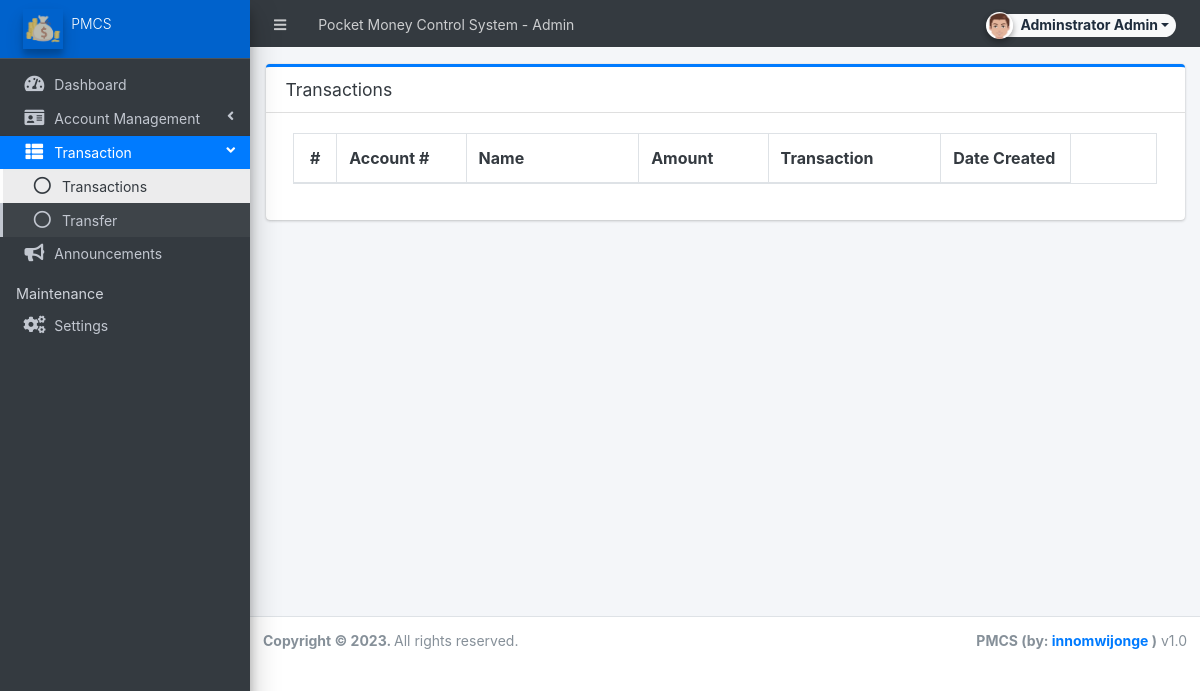
The app's page /admin/?page=transaction (signed in), older data.
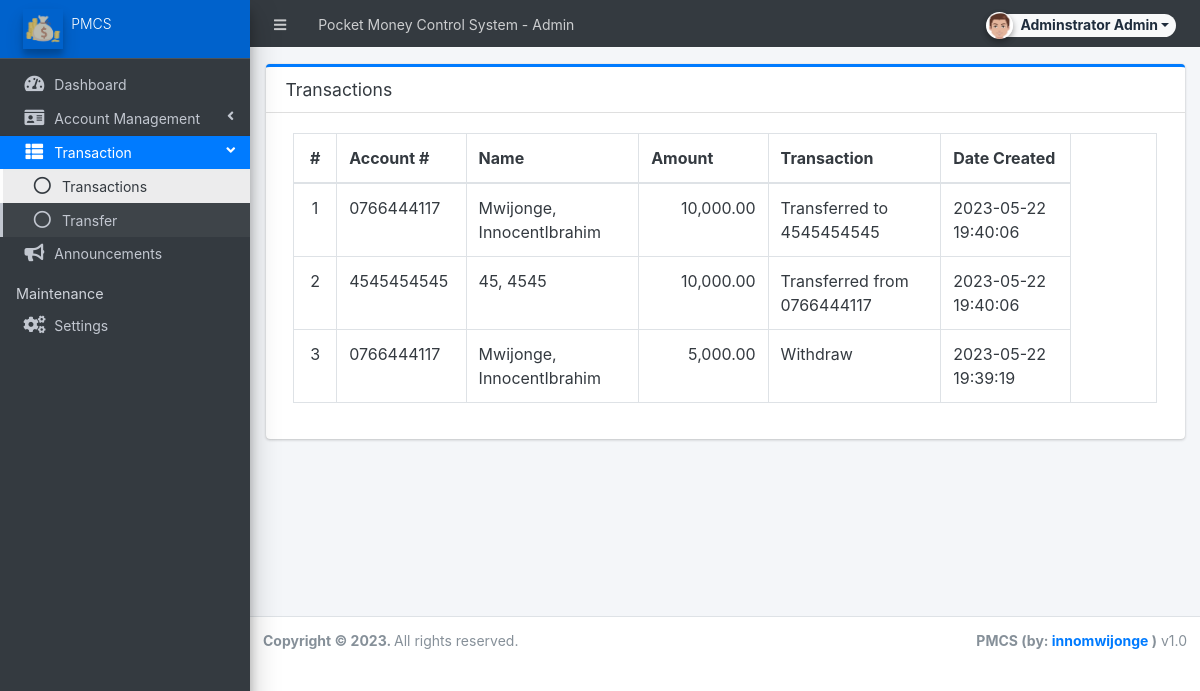
The same page, newer data.
### tables this page shows
CREATE TABLE `transactions` (
  `id` int(30) NOT NULL,
  `account_id` int(30) NOT NULL,
  `type` tinyint(4) NOT NULL COMMENT '1=Cash in, 2= Withdraw, 3=transfer',
  `amount` float NOT NULL,
  `remarks` text DEFAULT NULL,
  `date_created` datetime NOT NULL DEFAULT current_timestamp()
);

CREATE TABLE `accounts` (
  `id` int(30) NOT NULL,
  `account_number` varchar(50) NOT NULL,
  `pin` int(4) NOT NULL,
  `confirmed_pin` text NOT NULL,
  `firstname` varchar(250) NOT NULL,
  `lastname` varchar(250) NOT NULL,
  `middlename` varchar(250) NOT NULL,
  `email` text NOT NULL,
  `balance` float NOT NULL,
  `secqstn` varchar(255) NOT NULL,
  `secans` varchar(255) NOT NULL,
  `date_created` datetime NOT NULL DEFAULT current_timestamp(),
  `date_updated` datetime DEFAULT NULL ON UPDATE current_timestamp()
);

### config.php (called while the page is built, shortened)
<?php
require_once('classes/DBConnection.php');
require_once('classes/SystemSettings.php');
function validate_image($file){
	if(!empty($file)){
		if(is_file(base_app.$file)){
			return base_url.$file;
		}else{
			return base_url.'dist/img/no-image-available.png';
		}
	}else{
		return base_url.'dist/img/no-image-available.png';
	}
}
function isMobileDevice(){
    $aMobileUA = array(
        '/iphone/i' => 'iPhone',
        '/ipod/i' => 'iPod',
        '/ipad/i' => 'iPad',
        '/android/i' => 'Android',
        '/blackberry/i' => 'BlackBerry',
        '/webos/i' => 'Mobile'
    );
    return false;
}
?>

### classes/DBConnection.php (called while the page is built, shortened)
<?php
class DBConnection{
    private $host = DB_SERVER;
    private $username = DB_USERNAME;
    private $password = DB_PASSWORD;
    private $database = DB_NAME;
    public $conn;
    public function __construct(){
        if (!isset($this->conn)) {
            $this->conn = new mysqli($this->host, $this->username, $this->password, $this->database);
        }
    }
}
?>

### admin/transaction/index.php (the view, shortened to what this page needs)
<div class="card card-outline card-primary">
	<div class="card-header">
		<h3 class="card-title">Transactions</h3>
	</div>
	<div class="card-body">
        <div class="container-fluid">
			<table class="table table-bordered table-stripped" id="indi-list">
				<colgroup>
					<col width="5%">
					<col width="15%">
					<col width="20%">
					<col width="15%">
					<col width="20%">
					<col width="15%">
					<col width="10%">
				</colgroup>
				<thead>
					<tr>
						<th class="text-center">#</th>
						<th>Account #</th>
						<th>Name</th>
						<th>Amount</th>
						<th>Transaction</th>
						<th>Date Created</th>
					</tr>
				</thead>
				<tbody>
					<?php
					$i = 1;
						$qry = $conn->query("SELECT t.*,concat(a.lastname,', ',a.firstname, a.middlename) as `name`,a.account_number from `transactions` t inner join `accounts` a on a.id = t.account_id order by unix_timestamp(t.date_created) desc ");
						while($row = $qry->fetch_assoc()):
					?>
						<tr>
							<td class="text-center"><?php echo $i++; ?></td>
							<td><?php echo $row['account_number'] ?></td>
							<td><?php echo $row['name'] ?></td>
							<td class='text-right'><?php echo number_format($row['amount'],2) ?></td>
							<td><?php echo $row['remarks'] ?></td>
							<td><?php echo $row['date_created'] ?></td>
						</tr>
					<?php endwhile; ?>
				</tbody>
			</table>
		</div>
	</div>
</div>

### admin/index.php (shortened to what this page needs)
<?php require_once('../config.php'); ?>
 <!DOCTYPE html>
<html lang="en" class="" style="height: auto;">
<?php require_once('inc/header.php') ?>
  <body class="sidebar-mini layout-fixed control-sidebar-slide-open layout-navbar-fixed sidebar-mini-md sidebar-mini-xs" data-new-gr-c-s-check-loaded="14.991.0" data-gr-ext-installed="" style="height: auto;">
    <div class="wrapper">
     <?php require_once('inc/topBarNav.php') ?>
     <?php require_once('inc/navigation.php') ?>
     <?php $page = isset($_GET['page']) ? $_GET['page'] : 'home';  ?>
      <div class="content-wrapper pt-3" style="min-height: 567.854px;">
        <section class="content  text-dark">
          <div class="container-fluid">
            <?php
              if(!file_exists($page.".php") && !is_dir($page)){
                  include '404.html';
              }else{
                if(is_dir($page))
                  include $page.'/index.php';
                else
                  include $page.'.php';
              }
            ?>
          </div>
        </section>
      </div>
      <?php require_once('inc/footer.php') ?>
  </body>
</html>

### admin/inc/header.php (shortened to what this page needs)
<head>
    <link rel="stylesheet" href="<?php echo base_url ?>plugins/fontawesome-free/css/all.min.css">
    <link rel="stylesheet" href="<?php echo base_url ?>plugins/tempusdominus-bootstrap-4/css/tempusdominus-bootstrap-4.min.css">
  <link rel="stylesheet" href="<?php echo base_url ?>plugins/datatables-bs4/css/dataTables.bootstrap4.min.css">
  <link rel="stylesheet" href="<?php echo base_url ?>plugins/datatables-responsive/css/responsive.bootstrap4.min.css">
  <link rel="stylesheet" href="<?php echo base_url ?>plugins/datatables-buttons/css/buttons.bootstrap4.min.css">
  <link rel="stylesheet" href="<?php echo base_url ?>plugins/datatables-select/css/select.bootstrap4.min.css">
  <link rel="stylesheet" href="<?php echo base_url ?>plugins/select2/css/select2.min.css">
  <link rel="stylesheet" href="<?php echo base_url ?>plugins/select2-bootstrap4-theme/select2-bootstrap4.min.css">
    <link rel="stylesheet" href="<?php echo base_url ?>plugins/icheck-bootstrap/icheck-bootstrap.min.css">
    <link rel="stylesheet" href="<?php echo base_url ?>plugins/jqvmap/jqvmap.min.css">
    <link rel="stylesheet" href="<?php echo base_url ?>dist/css/adminlte.css">
    <link rel="stylesheet" href="<?php echo base_url ?>dist/css/custom.css">
    <link rel="stylesheet" href="<?php echo base_url ?>plugins/overlayScrollbars/css/OverlayScrollbars.min.css">
    <link rel="stylesheet" href="<?php echo base_url ?>plugins/daterangepicker/daterangepicker.css">
    <link rel="stylesheet" href="<?php echo base_url ?>plugins/summernote/summernote-bs4.min.css">
  <link rel="stylesheet" href="<?php echo base_url ?>plugins/sweetalert2-theme-bootstrap-4/bootstrap-4.min.css">
  <link rel="stylesheet" href="<?php echo base_url ?>plugins/fullcalendar/main.css">
  </head>

### admin/inc/topBarNav.php (shortened to what this page needs)
<nav class="main-header navbar navbar-expand navbar-dark border border-light border-top-0  border-left-0 border-right-0 navbar-light text-sm">
  <ul class="navbar-nav">
    <li class="nav-item">
    <a class="nav-link" data-widget="pushmenu" href="#" role="button"><i class="fas fa-bars"></i></a>
    </li>
    <li class="nav-item d-none d-sm-inline-block">
      <a href="<?php echo base_url ?>" class="nav-link"><?php echo (!isMobileDevice()) ? $_settings->info('name'):$_settings->info('short_name'); ?> - Admin</a>
    </li>
  </ul>
  <ul class="navbar-nav ml-auto">
    <li class="nav-item">
      <div class="btn-group nav-link">
            <button type="button" class="btn btn-rounded badge badge-light dropdown-toggle dropdown-icon" data-toggle="dropdown">
              <span><img src="<?php echo validate_image($_settings->userdata('avatar')) ?>" class="img-circle elevation-2 user-img" alt="User Image"></span>
              <span class="ml-3"><?php echo ucwords($_settings->userdata('firstname').' '.$_settings->userdata('lastname')) ?></span>
            </button>
        </div>
    </li>
  </ul>
</nav>

### admin/inc/navigation.php (shortened to what this page needs)
<aside class="main-sidebar sidebar-dark-primary elevation-4 sidebar-no-expand">
  <a href="<?php echo base_url ?>admin" class="brand-link bg-primary text-sm">
  <img src="<?php echo validate_image($_settings->info('logo'))?>" alt="Store Logo" class="brand-image  elevation-3" style="opacity: .8;width: 2.5rem;height: 2.5rem;max-height: unset">
  <span class="brand-text font-weight-light"><?php echo $_settings->info('short_name') ?></span>
  </a>
  <div class="sidebar os-host os-theme-light os-host-overflow os-host-overflow-y os-host-resize-disabled os-host-transition os-host-scrollbar-horizontal-hidden">
    <div class="os-content-glue" style="margin: 0px -8px; width: 249px; height: 646px;"></div>
    <div class="os-padding">
      <div class="os-viewport os-viewport-native-scrollbars-invisible" style="overflow-y: scroll;">
        <div class="os-content" style="padding: 0px 8px; height: 100%; width: 100%;">
          <nav class="mt-4">
             <ul class="nav nav-pills nav-sidebar flex-column text-sm nav-compact nav-flat nav-child-indent nav-collapse-hide-child" data-widget="treeview" role="menu" data-accordion="false">
              <li class="nav-item dropdown">
                <a href="./" class="nav-link nav-home">
                  <i class="nav-icon fas fa-tachometer-alt"></i>
                  <p>
                    Dashboard
                  </p>
                </a>
              </li>
              <li class="nav-item">
                <a href="#" class="nav-link tree-item nav-accounts nav-transactions nav-manage_account">
                  <i class="nav-icon fas fa-id-card"></i>
                  <p>
                    Account Management
                    <i class="right fas fa-angle-left"></i>
                  </p>
                </a>
              </li>
              <li class="nav-item">
                <a href="#" class="nav-link tree-item nav-transaction nav-deposit nav-withdraw nav-transfer">
                  <i class="nav-icon fas fa-th-list"></i>
                  <p>
                    Transaction
                    <i class="right fas fa-angle-left"></i>
                  </p>
                </a>
                <ul class="nav nav-treeview" style="">
                <li class="nav-item">
                    <a href="./?page=transaction" class="nav-link nav-index">
                      <i class="far fa-circle nav-icon"></i>
                      <p>Transactions</p>
                    </a>
                  </li>
                  <li class="nav-item">
                    <a href="./?page=transaction/transfer" class="nav-link nav-transfer">
                      <i class="far fa-circle nav-icon"></i>
                      <p>Transfer</p>
                    </a>
                  </li>
                </ul>
              </li>
              <li class="nav-item dropdown">
                <a href="<?php echo base_url ?>admin/?page=announcements" class="nav-link nav-announcements">
                  <i class="nav-icon fas fa-bullhorn"></i>
                  <p>
                    Announcements
                  </p>
                </a>
              </li>
              <li class="nav-header">Maintenance</li>
              <li class="nav-item dropdown">
                <a href="<?php echo base_url ?>admin/?page=system_info" class="nav-link nav-system_info">
                  <i class="nav-icon fas fa-cogs"></i>
                  <p>
                    Settings
                  </p>
                </a>
              </li>
            </ul>
          </nav>
        </div>
      </div>
    </div>
  </div>
</aside>

### admin/inc/footer.php (shortened to what this page needs)
<footer class="main-footer text-sm">
        <strong>Copyright © <?php echo date('Y') ?>.
        </strong>
        All rights reserved.
        <div class="float-right d-none d-sm-inline-block">
          <b><?php echo $_settings->info('short_name') ?> (by: <a href="mailto:innomwijonge@gmail.com" target="blank">innomwijonge</a> )</b> v1.0
        </div>
      </footer>
    </div>

### admin/inc/topBarNav.php (style rules this page uses)
.user-img { position: absolute; height: 27px; width: 27px; object-fit: cover; left: -7%; top: -12%; }
.btn-rounded { border-radius: 50px; }

Row changes from the older to the newer data that the page shows:
added transactions: account.account_number "0766444117", name "Mwijonge, InnocentIbrahim", amount "10,000.00", remarks "Transferred to 4545454545", date_created "2023-05-22 19:40:06"
added transactions: account.account_number "4545454545", name "45, 4545", amount "10,000.00", remarks "Transferred from 0766444117", date_created "2023-05-22 19:40:06"
added transactions: account.account_number "0766444117", name "Mwijonge, InnocentIbrahim", amount "5,000.00", remarks "Withdraw", date_created "2023-05-22 19:39:19"
